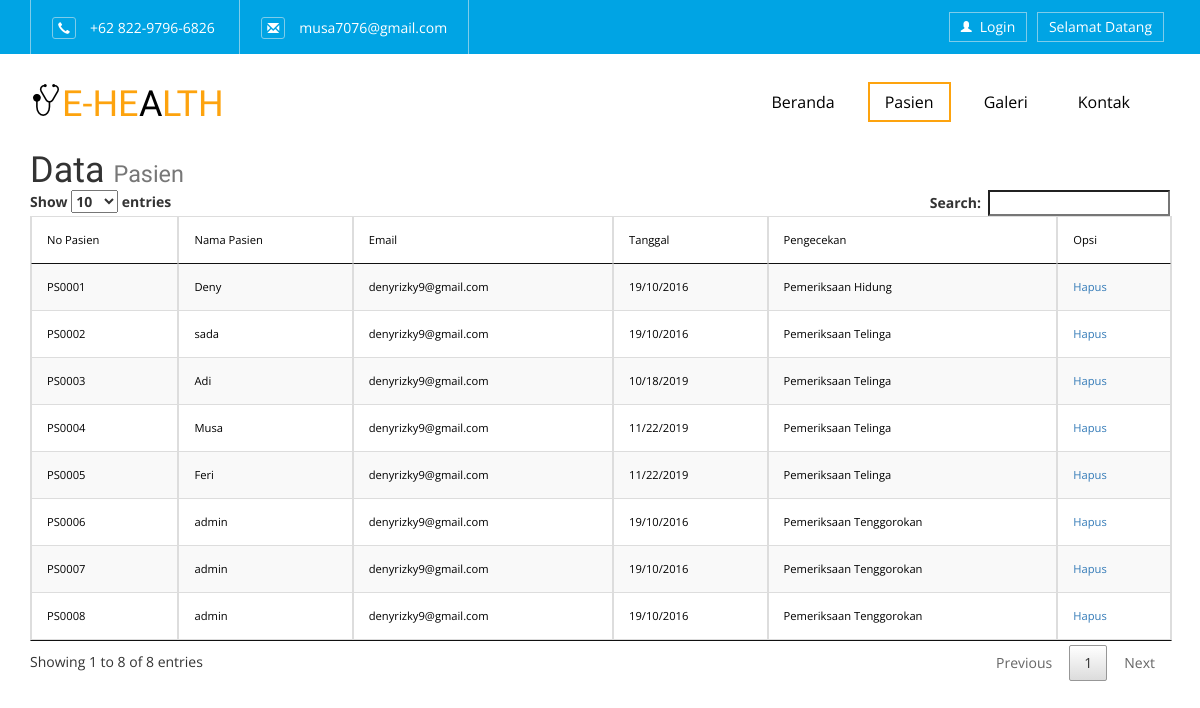
The app's page /index.php/pasien with its own data.
### tables this page shows
CREATE TABLE `t_book` (
  `no_pas` varchar(50) NOT NULL,
  `nama` varchar(50) NOT NULL,
  `email` varchar(50) NOT NULL,
  `tanggal` varchar(50) NOT NULL,
  `depart` varchar(50) NOT NULL
);

### application/controllers/Pasien.php (called while the page is built, shortened)
<?php
class Pasien extends CI_Controller
{
	function __construct()
	{
		$this->load->model('m_pasien');
	}
	public function index(){
		 $x['active'] = 'pasien';
		$x['data']=$this->m_pasien->show_barang();
		$this->load->view('v_pasien',$x);
	}
}
 ?>

### index.php (called while the page is built, shortened)
<?php
require_once BASEPATH.'core/CodeIgniter.php';

### application/models/M_pasien.php (called while the page is built, shortened)
<?php
class M_pasien extends CI_Model{
      function show_barang(){
            $query=$this->db->query("SELECT * FROM t_book");
            return $query;
      }
}

### application/views/v_pasien.php (the view, shortened to what this page needs)
<!DOCTYPE html>
<html>
<head>
<link href="<?php echo base_url() ?>assets/css/bootstrap.css" rel="stylesheet" type="text/css" media="all" />
<link rel="stylesheet" href="<?php echo base_url() ?>assets/css/jquery-ui.css" />
<link href="<?php echo base_url() ?>assets/css/popuo-box.css" rel="stylesheet" type="text/css" media="all"/>
<link href="<?php echo base_url() ?>assets/css/style.css" rel="stylesheet" type="text/css" media="all" />
<link href="<?php echo base_url() ?>assets/css/animate.css" rel="stylesheet" type="text/css" media="all">
</head>
<body>
<div class="header wow zoomIn">
      <div class="container">
            <div class="header_left" data-wow-duration="2s" data-wow-delay="0.5s">
                  <ul>
                        <li><span class="glyphicon glyphicon-earphone" aria-hidden="true"></span>+62 822-9796-6826</li>
                        <li><a href="mailto:musa7076@gmail.com"><span class="glyphicon glyphicon-envelope" aria-hidden="true"></span>musa7076@gmail.com</a></li>
                  </ul>
            </div>
            <div class="header_right">
                  <div class="login">
                        <ul>
                              <li><a href="#" data-toggle="modal" data-target="#myModal4"><span class="glyphicon glyphicon-user" aria-hidden="true"></span>Login</a></li>
                              <li>
                                    <div class="search-bar">
                                                <div class="search">
                                                <a class="play-icon popup-with-zoom-anim" href="<?php echo base_url(). 'login/logout' ?>"><?php if ($this->session->userdata('akses') == '1') {
                                                      echo "Admin";
                                                } else{
                                                      echo "Selamat Datang";
                                                }?></a>
                                          </div>
                                    </div>
                              </li>
                        </ul>
                  </div>
                  <div class="clearfix"></div>
            </div>
            <div class="clearfix"></div>
      </div>
</div>
<div class="header-bottom ">
            <div class="container">
                  <nav class="navbar navbar-default">
                        <div class="navbar-header">
                              <div class="logo grid">
                                    <div class="grid__item color-3">
                                          <h1><a class="link link--nukun" href="<?php echo base_url() ?>#"><i></i>E-HE<span>A</span>LTH</a></h1>
                                    </div>
                              </div>
                        </div>
                        <div class="collapse navbar-collapse nav-wil" id="bs-example-navbar-collapse-1">
                              <nav class="menu menu--horatio">
                                    <ul class="nav navbar-nav menu__list">
                                          <li class="menu__item <?php echo ($active == 'home' ? 'menu__item--current' :'') ?>"><a href="<?php echo base_url('#') ?>">Beranda</a></li>
                                          <li class="menu__item <?php  echo ($active == 'pasien' ? 'menu__item--current' :'') ?>"><a href="<?php echo base_url(). 'page/data_mahasiswa' ?>">Pasien</a></a></li>
                                          <li class="menu__item <?php echo ($active == 'gallery' ? 'menu__item--current' :'') ?>"><a href="<?php echo base_url('gallery') ?>">Galeri</a></a></li>
                                          <li class="menu__item <?php echo ($active == 'contact' ? 'menu__item--current' :'') ?>"><a href="<?php echo base_url('contact') ?>">Kontak</a></a></li>
                              </nav>
                        </div>
                  </nav>
            </div>
      </div>
<head>
    <link href="<?php echo base_url().'assets/css/jquery.dataTables.min.css'?>" rel="stylesheet">
</head>
<body>
<div class="container">
      <h1>Data <small>Pasien </small></h1>
      <table class="table table-bordered table-striped" id="mydata">
            <thead>
                  <tr>
                        <td>No Pasien</td>
                        <td>Nama Pasien</td>
                        <td>Email</td>
                        <td>Tanggal</td>
                        <td>Pengecekan</td>
                        <td>Opsi</td>
                  </tr>
            </thead>
            <tbody>
                  <?php
                        foreach($data->result_array() as $i):
                                 $p_no=$i['no_pas'];
                              $p_nama=$i['nama'];
                              $p_email=$i['email'];
                              $p_tanggal=$i['tanggal'];
                              $p_depart=$i['depart'];
                  ?>
                  <tr>
                       <td><?php echo $p_no;?> </td>
                        <td><?php echo $p_nama;?> </td>
                        <td><?php echo $p_email;?> </td>
                        <td><?php echo $p_tanggal;?> </td>
                        <td><?php echo $p_depart;?> </td>
                        <td> <?php echo anchor('crud/hapus/'.$p_no,'Hapus'); ?></td>
                  </tr>
                  <?php endforeach;?>
            </tbody>
      </table>
</div>
</body>
</html>

### records on screen
t_book: no_pas "PS0001", nama "Deny", email "denyrizky9@gmail.com", tanggal "19/10/2016", depart "Pemeriksaan Hidung", no_pas "Hapus"
t_book: no_pas "PS0002", nama "sada", email "denyrizky9@gmail.com", tanggal "19/10/2016", depart "Pemeriksaan Telinga", no_pas "Hapus"
t_book: no_pas "PS0003", nama "Adi", email "denyrizky9@gmail.com", tanggal "10/18/2019", depart "Pemeriksaan Telinga", no_pas "Hapus"
t_book: no_pas "PS0004", nama "Musa", email "denyrizky9@gmail.com", tanggal "11/22/2019", depart "Pemeriksaan Telinga", no_pas "Hapus"
t_book: no_pas "PS0005", nama "Feri", email "denyrizky9@gmail.com", tanggal "11/22/2019", depart "Pemeriksaan Telinga", no_pas "Hapus"
t_book: no_pas "PS0006", nama "admin", email "denyrizky9@gmail.com", tanggal "19/10/2016", depart "Pemeriksaan Tenggorokan", no_pas "Hapus"
t_book: no_pas "PS0007", nama "admin", email "denyrizky9@gmail.com", tanggal "19/10/2016", depart "Pemeriksaan Tenggorokan", no_pas "Hapus"
t_book: no_pas "PS0008", nama "admin", email "denyrizky9@gmail.com", tanggal "19/10/2016", depart "Pemeriksaan Tenggorokan", no_pas "Hapus"
